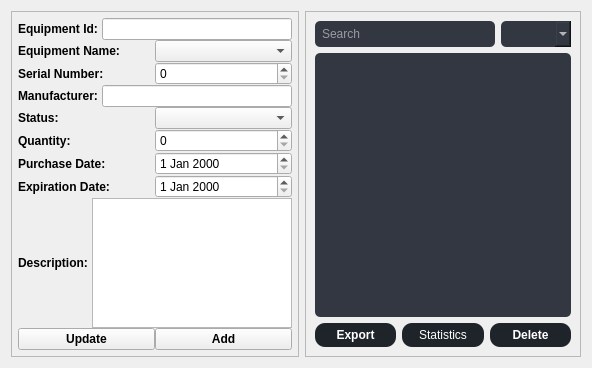
               <widget class="QWidget" name="EquipPage">
                <layout class="QHBoxLayout" name="horizontalLayout_13">
                 <item alignment="Qt::AlignLeft">
                  <widget class="QFrame" name="frame_11">
                   <property name="enabled">
                    <bool>true</bool>
                   </property>
                   <property name="sizePolicy">
                    <sizepolicy hsizetype="Expanding" vsizetype="Expanding">
                     <horstretch>0</horstretch>
                     <verstretch>0</verstretch>
                    </sizepolicy>
                   </property>
                   <property name="font">
                    <font>
                     <bold>false</bold>
                    </font>
                   </property>
                   <property name="tabletTracking">
                    <bool>false</bool>
                   </property>
                   <property name="frameShape">
                    <enum>QFrame::StyledPanel</enum>
                   </property>
                   <property name="frameShadow">
                    <enum>QFrame::Raised</enum>
                   </property>
                   <layout class="QVBoxLayout" name="verticalLayout_21">
                    <property name="spacing">
                     <number>0</number>
                    </property>
                    <property name="leftMargin">
                     <number>6</number>
                    </property>
                    <property name="topMargin">
                     <number>6</number>
                    </property>
                    <property name="rightMargin">
                     <number>6</number>
                    </property>
                    <property name="bottomMargin">
                     <number>6</number>
                    </property>
                    <item>
                     <layout class="QHBoxLayout" name="horizontalLayout_14">
                      <item alignment="Qt::AlignLeft">
                       <widget class="QLabel" name="label_16">
                        <property name="font">
                         <font>
                          <bold>true</bold>
                         </font>
                        </property>
                        <property name="text">
                         <string>Equipment Id: </string>
                        </property>
                       </widget>
                      </item>
                      <item>
                       <widget class="QLineEdit" name="lineEditIdEquip"/>
                      </item>
                     </layout>
                    </item>
                    <item>
                     <layout class="QHBoxLayout" name="horizontalLayout_15">
                      <item alignment="Qt::AlignLeft">
                       <widget class="QLabel" name="label_17">
                        <property name="font">
                         <font>
                          <bold>true</bold>
                         </font>
                        </property>
                        <property name="text">
                         <string>Equipment Name: </string>
                        </property>
                       </widget>
                      </item>
                      <item>
                       <widget class="QComboBox" name="comboBoxNameEquip"/>
                      </item>
                     </layout>
                    </item>
                    <item>
                     <layout class="QHBoxLayout" name="horizontalLayout_16">
                      <item alignment="Qt::AlignLeft">
                       <widget class="QLabel" name="label_18">
                        <property name="font">
                         <font>
                          <bold>true</bold>
                         </font>
                        </property>
                        <property name="text">
                         <string>Serial Number: </string>
                        </property>
                       </widget>
                      </item>
                      <item>
                       <widget class="QSpinBox" name="spinBoxSerialEquip"/>
                      </item>
                     </layout>
                    </item>
                    <item>
                     <layout class="QHBoxLayout" name="horizontalLayout_17">
                      <item alignment="Qt::AlignLeft">
                       <widget class="QLabel" name="label_19">
                        <property name="font">
                         <font>
                          <bold>true</bold>
                         </font>
                        </property>
                        <property name="text">
                         <string>Manufacturer: </string>
                        </property>
                       </widget>
                      </item>
                      <item>
                       <widget class="QLineEdit" name="lineEditManufacEquip"/>
                      </item>
                     </layout>
                    </item>
                    <item>
                     <layout class="QHBoxLayout" name="horizontalLayout_18">
                      <item alignment="Qt::AlignLeft">
                       <widget class="QLabel" name="label_20">
                        <property name="font">
                         <font>
                          <bold>true</bold>
                         </font>
                        </property>
                        <property name="text">
                         <string>Status: </string>
                        </property>
                       </widget>
                      </item>
                      <item>
                       <widget class="QComboBox" name="comboBoxStatusEquip"/>
                      </item>
                     </layout>
                    </item>
                    <item>
                     <layout class="QHBoxLayout" name="horizontalLayout_21">
                      <item alignment="Qt::AlignLeft">
                       <widget class="QLabel" name="label_23">
                        <property name="font">
                         <font>
                          <bold>true</bold>
                         </font>
                        </property>
                        <property name="text">
                         <string>Quantity: </string>
                        </property>
                       </widget>
                      </item>
                      <item>
                       <widget class="QSpinBox" name="spinBoxQuantityEquip"/>
                      </item>
                     </layout>
                    </item>
                    <item>
                     <layout class="QHBoxLayout" name="horizontalLayout_19">
                      <item alignment="Qt::AlignLeft">
                       <widget class="QLabel" name="label_21">
                        <property name="font">
                         <font>
                          <bold>true</bold>
                         </font>
                        </property>
                        <property name="text">
                         <string>Purchase Date: </string>
                        </property>
                       </widget>
                      </item>
                      <item>
                       <widget class="QDateEdit" name="dateEditpEquip"/>
                      </item>
                     </layout>
                    </item>
                    <item>
                     <layout class="QHBoxLayout" name="horizontalLayout_20">
                      <item alignment="Qt::AlignLeft">
                       <widget class="QLabel" name="label_22">
                        <property name="font">
                         <font>
                          <bold>true</bold>
                         </font>
                        </property>
                        <property name="text">
                         <string>Expiration Date: </string>
                        </property>
                       </widget>
                      </item>
                      <item>
                       <widget class="QDateEdit" name="dateEditeEquip"/>
                      </item>
                     </layout>
                    </item>
                    <item>
                     <layout class="QHBoxLayout" name="horizontalLayout_22">
                      <item>
                       <widget class="QLabel" name="label_24">
                        <property name="maximumSize">
                         <size>
                          <width>120</width>
                          <height>18</height>
                         </size>
                        </property>
                        <property name="font">
                         <font>
                          <bold>true</bold>
                         </font>
                        </property>
                        <property name="text">
                         <string>Description: </string>
                        </property>
                       </widget>
                      </item>
                      <item>
                       <widget class="QPlainTextEdit" name="plainTextEditInfoEquip">
                        <property name="maximumSize">
                         <size>
                          <width>200</width>
                          <height>130</height>
                         </size>
                        </property>
                       </widget>
                      </item>
                     </layout>
                    </item>
                    <item>
                     <layout class="QHBoxLayout" name="horizontalLayout_23">
                      <item>
                       <widget class="QPushButton" name="UpdateEquipBtn">
                        <property name="font">
                         <font>
                          <bold>true</bold>
                         </font>
                        </property>
                        <property name="text">
                         <string>Update</string>
                        </property>
                       </widget>
                      </item>
                      <item>
                       <widget class="QPushButton" name="AddEquipBtn">
                        <property name="font">
                         <font>
                          <bold>true</bold>
                         </font>
                        </property>
                        <property name="text">
                         <string>Add</string>
                        </property>
                       </widget>
                      </item>
                     </layout>
                    </item>
                   </layout>
                  </widget>
                 </item>
                 <item>
                  <widget class="QFrame" name="frame_12">
                   <property name="sizePolicy">
                    <sizepolicy hsizetype="Expanding" vsizetype="Expanding">
                     <horstretch>0</horstretch>
                     <verstretch>0</verstretch>
                    </sizepolicy>
                   </property>
                   <property name="styleSheet">
                    <string notr="true">QFrame#frame_12 QPushButton {
                                          color: #fff;
                                          background-color: rgb(31, 35, 42);
                                          border-radius: 10px;
                                          padding: 5px 10px;
                                          text-align: center;
                                          border: none;
                                          }
                                          QFrame#frame_12 QPushButton:hover {
                                          background-color: rgb(50, 55, 66);
                                          }
                                          QFrame#frame_12 QLineEdit {
                                          background-color: rgb(50, 55, 66);
                                          border: none;
                                          border-radius: 5px;
                                          color: #fff;
                                          padding: 5px;
                                          }
                                          QFrame#frame_12 QComboBox {
                                          background-color: rgb(50, 55, 66);
                                          border: none;
                                          border-radius: 5px;
                                          color: #fff;
                                          padding: 5px;
                                          min-width: 6em;
                                          }

                                          QFrame#frame_12 QComboBox:editable {
                                          background-color: rgb(50, 55, 66);
                                          }


                                        </string>
                   </property>
                   <property name="frameShape">
                    <enum>QFrame::StyledPanel</enum>
                   </property>
                   <property name="frameShadow">
                    <enum>QFrame::Raised</enum>
                   </property>
                   <layout class="QVBoxLayout" name="verticalLayout_24">
                    <item>
                     <layout class="QHBoxLayout" name="horizontalLayout_25">
                      <item>
                       <widget class="QLineEdit" name="lineEditSearchEquip">
                        <property name="placeholderText">
                         <string>Search</string>
                        </property>
                       </widget>
                      </item>
                      <item alignment="Qt::AlignRight">
                       <widget class="QComboBox" name="comboBoxFilterEquip"/>
                      </item>
                     </layout>
                    </item>
                    <item>
                     <widget class="QTableView" name="tableViewEquip">
                      <property name="styleSheet">
                       <string notr="true">QFrame#frame_12 QTableView {
                                                background-color: rgb(50, 55, 66);
                                                color: #fff;
                                                selection-background-color: rgb(31, 35, 42);
                                                border: none;
                                                border-radius: 5px;
                                                padding: 5px;
                                                }

                                                QFrame#frame_12 QHeaderView::section {
                                                background-color: rgb(31, 35, 42);
                                                color: #fff;
                                                padding: 5px;
                                                border: none;
                                                border-right: 1px solid rgb(50, 55, 66);
                                                }

                                                QFrame#frame_12 QTableView::item:selected {
                                                background-color: rgb(31, 35, 42);
                                                color: #fff;
                                                }
                                                QFrame#frame_12 QScrollBar:horizontal {
                                                background-color: rgb(31, 35, 42);
                                                height: 10px;
                                                }

                                                QFrame#frame_12 QScrollBar::handle:horizontal {
                                                background-color: rgb(50, 55, 66);
                                                border-radius: 5px;
                                                }

                                                QFrame#frame_12 QScrollBar::add-line:horizontal,
                                                QFrame#frame_12 QScrollBar::sub-line:horizontal {
                                                border: none;
                                                background: none;
                                                }

                                                QFrame#frame_12 QScrollBar::add-page:horizontal,
                                                QFrame#frame_12 QScrollBar::sub-page:horizontal {
                                                background: none;
                                                }

                                              </string>
                      </property>
                     </widget>
                    </item>
                    <item>
                     <layout class="QHBoxLayout" name="horizontalLayout_24">
                      <item>
                       <widget class="QPushButton" name="ExportEquipBtn">
                        <property name="font">
                         <font>
                          <pointsize>9</pointsize>
                          <bold>true</bold>
                         </font>
                        </property>
                        <property name="text">
                         <string>Export</string>
                        </property>
                       </widget>
                      </item>
                      <item>
                       <widget class="QPushButton" name="StatisticsEquipBtn">
                        <property name="text">
                         <string>Statistics</string>
                        </property>
                       </widget>
                      </item>
                      <item>
                       <widget class="QPushButton" name="DeleteEquipBtn">
                        <property name="font">
                         <font>
                          <pointsize>9</pointsize>
                          <bold>true</bold>
                         </font>
                        </property>
                        <property name="text">
                         <string>Delete</string>
                        </property>
                       </widget>
                      </item>
                     </layout>
                    </item>
                   </layout>
                  </widget>
                 </item>
                </layout>
               </widget>
